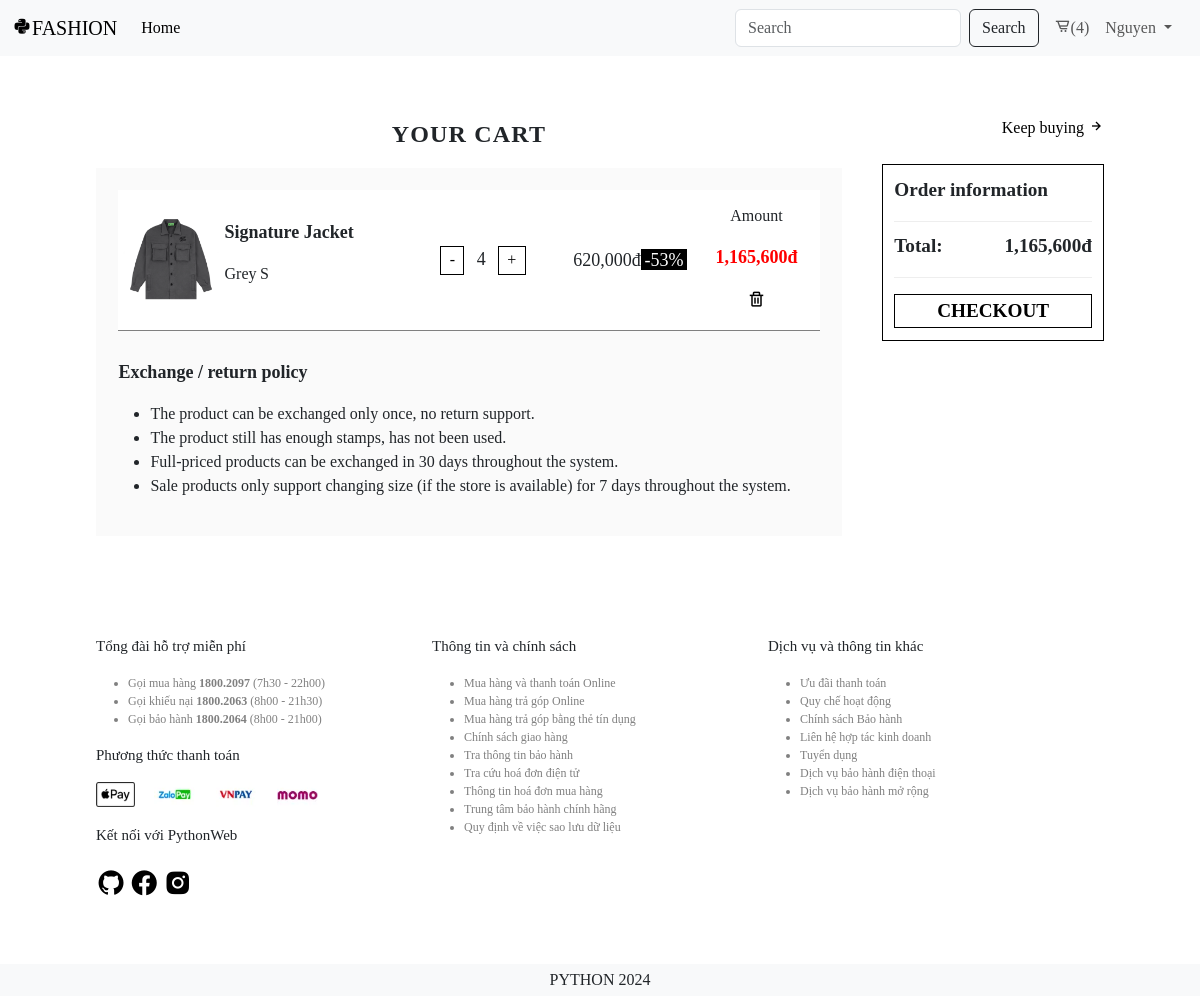
The page /cart/ (signed in) on the database as committed earlier.
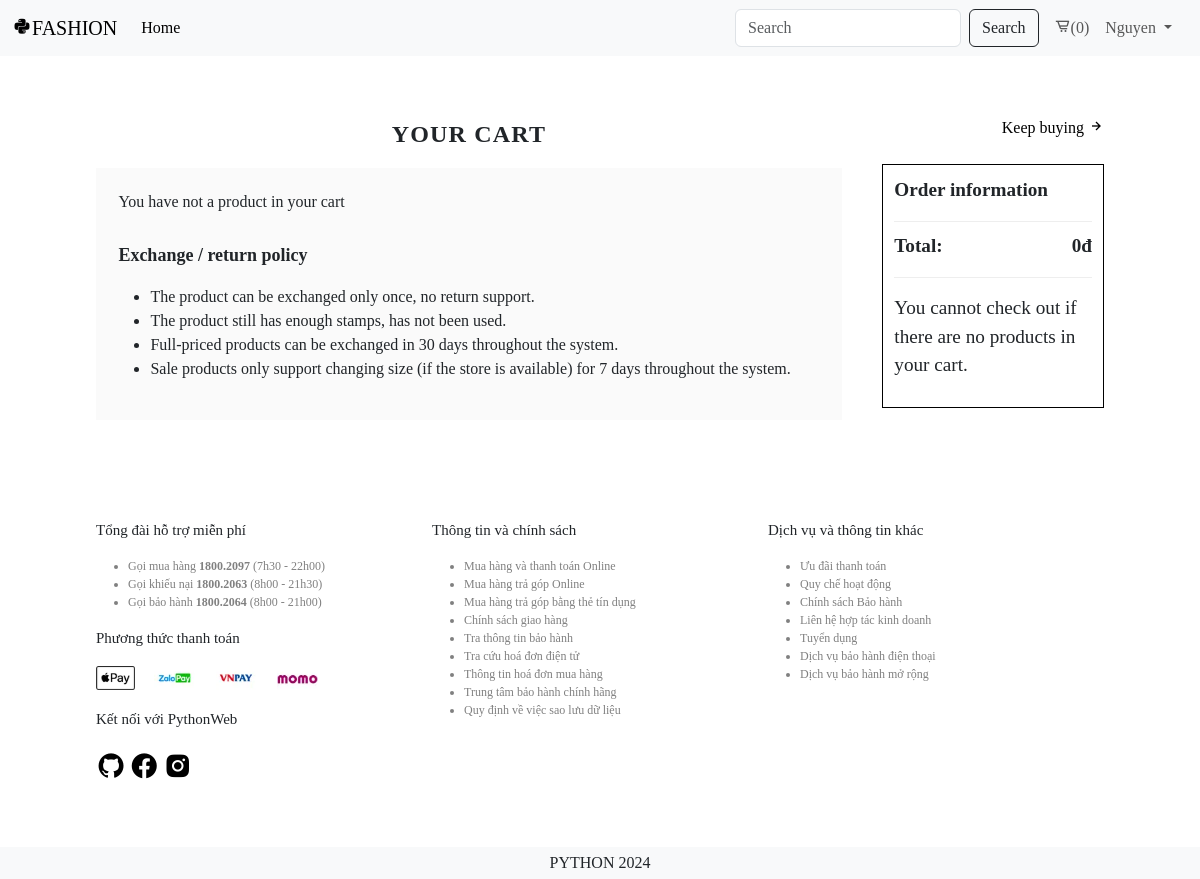
The same page on the database as committed later.
### app/models.py (models this page shows, shortened)
class CartDetail(models.Model):
    id = models.AutoField(primary_key=True)
    cart = models.ForeignKey(Cart, on_delete=models.CASCADE, null=True, blank=False, related_name='cart_details')
    product = models.ForeignKey(Product, on_delete=models.SET_NULL, null=True, blank=True)
    size = models.ForeignKey(Size, on_delete=models.SET_NULL, null=True, blank=True)
    quantity = models.IntegerField(null=True, blank=True)

class Product(models.Model):
    id = models.AutoField(primary_key=True)
    category = models.ForeignKey(Category, on_delete=models.SET_NULL, null=True, blank=False)
    sample = models.ForeignKey(Sample, on_delete=models.SET_NULL, null=True, blank=False)
    image = models.ImageField(null=True, blank=True)
    name = models.CharField(max_length=255, null=True, blank=False)
    color = models.ForeignKey(Color, on_delete=models.SET_NULL, null=True, blank=False)
    discount = models.IntegerField(null=True, blank=True)
    price = models.IntegerField(null=True, blank=True)
    infor = models.CharField(max_length=255, null=True, blank=True)
    state = models.ForeignKey(State, on_delete=models.SET_NULL, null=True, blank=False)

class Color(models.Model):
    id = models.AutoField(primary_key=True)
    code = models.CharField(max_length=255, null=True, blank=False)
    name = models.CharField(max_length=255, null=True, blank=False)
    state = models.ForeignKey(State, on_delete=models.SET_NULL, null=True, blank=True)

class Size(models.Model):
    id = models.AutoField(primary_key=True)
    code = models.CharField(max_length=255, null=True, blank=False)
    name = models.CharField(max_length=255, null=True, blank=False)
    state = models.ForeignKey(State, on_delete=models.SET_NULL, null=True, blank=True)
    def __str__(self):
        return self.code

### app/views.py (the view)
# urls.py: path('cart/', views.cart, name='cart'),
def cart(request):
    customer = request.user
    if customer.is_authenticated:
        total_price = 0
        cart, items, total_items = get_cart_items(customer)
        for item in items:
            if item.product.discount == 0:
                item.amount = int(item.product.price * item.quantity)
            else:
                item.amount = int((item.product.price * (100 - item.product.discount) / 100) * item.quantity)
            total_price += item.amount
        total_price = int(total_price)
    else:
        cart, items, total_items, total_price = None, [], 0, 0
    context = {'items': items, 'cart': cart, 'total_items': total_items, 'samples': _active_samples, 'total_price': total_price}
    return render(request, 'app/client/cart.html', context)

### app/views.py (called while the page is built)
def get_cart_items(customer):
    if customer:
        cart, created = Cart.objects.get_or_create(customer=customer)
        items = CartDetail.objects.filter(cart=cart)
        total_items = items.aggregate(Sum('quantity'))['quantity__sum'] or 0
        return cart, items, total_items
    else:
        return None, [], 0

### app/templates/app/client/cart.html (shortened to what this page needs)
{% extends 'app/base_client/base.html' %}
{% load humanize %}
{% block cp_main %}
<div class="cart">
    <div class="your_cart">
        <p class="header_cart center">YOUR CART</p>
        <div class="cart_product">
            {% if total_items == 0 %}
            <p>You have not a product in your cart</p>
            {% else %}
            <div class="table_product">
                <table>
                    {% for item in items %}
                    <tr>
                        <td style="width: 15%;">
                            <img src="{{item.product.image.url}}" alt="image" style="width: 100%;" />
                        </td>
                        <td style="width: 25%;">
                            <p class="name_product">{{item.product.name}}</p>
                            <div class="color-size">
                                <p>{{item.product.color.name}}</p>
                                <p>{{item.size}}</p>
                            </div>
                        </td>
                        <td class="quantity ">
                            <button data-product={{item.product.id}} data-size={{item.size}} data-action="remove"
                                class="button_quantity update-cart">-</button>
                            <span class="number_quantity">{{item.quantity}}</span>
                            <button data-product={{item.product.id}} data-size={{item.size}} data-action="add"
                                class="button_quantity update-cart">+</button>
                        </td>
                        <td style="text-align: center; font-size: large; width: 18%;">
                            {% if item.product.discount != 0 %}
                            {{item.product.price|intcomma}}đ<span class="discount">-{{item.product.discount}}%</span>
                            {%else%}
                            {{item.product.price|intcomma}}đ
                            {%endif%}
                        </td>
                        <td class="amount-trash" style="text-align: center; width: 18%">
                            <p>Amount</p>
                            <p class="amount">{{item.amount|intcomma}}đ</p>
                            <button data-product={{item.product.id}} data-size={{item.size}} data-action="delete"
                                class=" trash update-cart"><i class='bx bx-trash'></i></button>
                        </td>
                    </tr>
                    {% endfor %}
                </table>
            </div>
            {% endif %}
            <div class="policy_product">
                <p class="header_policy">Exchange / return policy</p>
                <ul>
                    <li>The product can be exchanged only once, no return support.</li>
                    <li>The product still has enough stamps, has not been used.</li>
                    <li>Full-priced products can be exchanged in 30 days throughout the system.</li>
                    <li>Sale products only support changing size (if the store is available) for 7 days throughout the
                        system.</li>
                </ul>
            </div>
        </div>
    </div>
    <div class="cart_infor">
        <p class="header_info end">
            <a href="{% url 'home' %}">Keep buying <i class='bx bx-right-arrow-alt'></i></a>
        </p>
        <div class="information">
            <p class="title">Order information</p>
            <div class="total between">
                <p>Total:</p>
                <p id="total-amount">{{total_price|intcomma}}đ</p>
            </div>
            <div class="btn_payment">
                {% if total_items == 0 %}
                <p style='font-weight: 500'>You cannot check out if there are no products in your cart.</p>
                {% else %}
                <a href="{% url 'payment' %}" class="a_button center">CHECKOUT</a>
                {% endif %}
            </div>
        </div>
    </div>
</div>
{% endblock cp_main %}

### app/templates/app/base_client/header.html (shortened to what this page needs)
{% load static %}
<div class="header">
    <nav class="navbar navbar-expand-lg bg-body-tertiary">
        <div class="container-fluid">
            <a class="navbar-brand" href="{% url 'home'%}">
                <i class='bx bxl-python icons'></i>FASHION
            </a>
            <div class="collapse navbar-collapse" id="navbarSupportedContent">
                <ul class="navbar-nav me-auto mb-2 mb-lg-0">
                    <li class="nav-item">
                        <a class="nav-link active" aria-current="page" href="{% url 'home'%}">Home</a>
                    </li>
                </ul>
                <form class="d-flex" role="search" method="POST" action="{% url 'search' %}">
                    <input class="form-control me-2" name="searched" type="search" placeholder="Search"
                        aria-label="Search">
                    <button class="btn btn-outline-dark" type="submit">Search</button>
                </form>
                <ul class="navbar-nav mx-2">
                    <li class="nav-item">
                        <a href="{% url 'cart'%}" class="nav-link login" aria-current="page">
                            <i class='bx bx-cart-alt icons'></i>({{ total_items }})
                        </a>
                    </li>
                    {% if request.user.is_authenticated %}
                    <li class="nav-item dropdown">
                        <a class="nav-link dropdown-toggle" href="#" role="button" data-bs-toggle="dropdown"
                            aria-expanded="false">
                            {{request.user}}
                        </a>
                    </li>
                    {% else %}
                    <li class="nav-item">
                        <a href="{% url 'login' %}" class="nav-link login" aria-current="page">LOGIN</a>
                    </li>
                    {% endif %}
                </ul>
            </div>
        </div>
    </nav>
</div>

Rows that differ between the two databases and show on the page:
removed CartDetail: product.image (picture), product.name "Signature Jacket", product.color.name "Grey", size "S", quantity "4", product.price "620,000", product.discount "53", amount "1,165,600"
Other text that changed with them:
{{ total_items }}: "4" → "0"
{{ total_price|intcomma }}: "1,165,600" → "0"
text no longer shown: "CHECKOUT"
text now shown: "You have not a product in your cart You cannot check out if there are no products in your cart."
